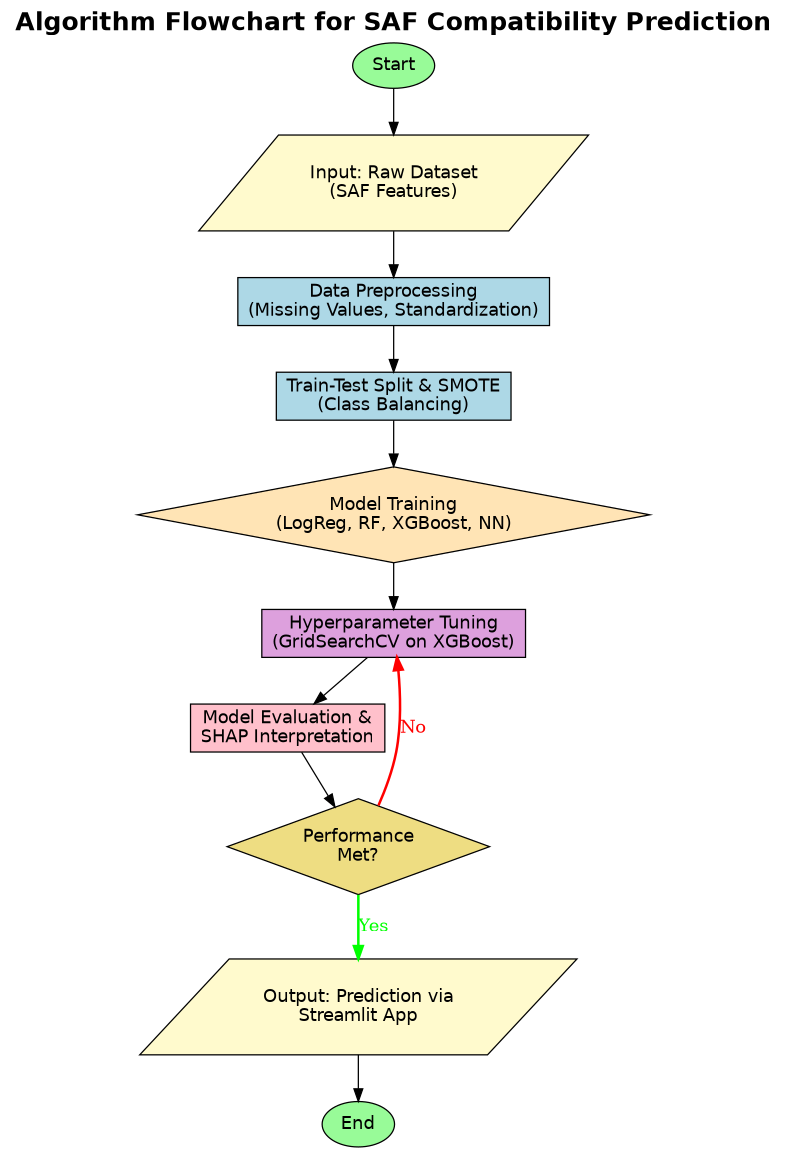

This figure's Python source:
import graphviz

# Create a Digraph object
dot = graphviz.Digraph(comment='SAF Compatibility Prediction Flowchart', format='png')
dot.attr(rankdir='TB', size='10,12')
dot.attr('node', fontname='Helvetica', shape='box', style='filled', fillcolor='white')

# Define nodes with appropriate shapes and colors
dot.node('start', 'Start', shape='ellipse', fillcolor='palegreen')
dot.node('input', 'Input: Raw Dataset\n(SAF Features)', shape='parallelogram', fillcolor='lemonchiffon')
dot.node('prep', 'Data Preprocessing\n(Missing Values, Standardization)', shape='box', fillcolor='lightblue')
dot.node('split', 'Train-Test Split & SMOTE\n(Class Balancing)', shape='box', fillcolor='lightblue')
dot.node('train', 'Model Training\n(LogReg, RF, XGBoost, NN)', shape='diamond', fillcolor='moccasin')
dot.node('tune', 'Hyperparameter Tuning\n(GridSearchCV on XGBoost)', shape='box', fillcolor='plum')
dot.node('eval', 'Model Evaluation &\nSHAP Interpretation', shape='box', fillcolor='pink')
dot.node('decision', 'Performance\nMet?', shape='diamond', fillcolor='lightgoldenrod')
dot.node('output', 'Output: Prediction via\nStreamlit App', shape='parallelogram', fillcolor='lemonchiffon')
dot.node('end', 'End', shape='ellipse', fillcolor='palegreen')

# Define edges
dot.edge('start', 'input')
dot.edge('input', 'prep')
dot.edge('prep', 'split')
dot.edge('split', 'train')
dot.edge('train', 'tune')
dot.edge('tune', 'eval')
dot.edge('eval', 'decision')

# Decision edges
dot.edge('decision', 'output', label='Yes', fontcolor='green', color='green', penwidth='2')
dot.edge('decision', 'tune', label='No', fontcolor='red', color='red', penwidth='2')
# Adding a bi-directional conceptual loop if requested, but a standard 'No' back to tuning works well.

dot.edge('output', 'end')

# Add graph label
dot.attr(label='Algorithm Flowchart for SAF Compatibility Prediction\n', labelloc='t', fontsize='20', fontname='Helvetica-Bold')

# Render the graph
dot.render('saf_flowchart', cleanup=True)
print("Flowchart successfully generated as saf_flowchart.png")
